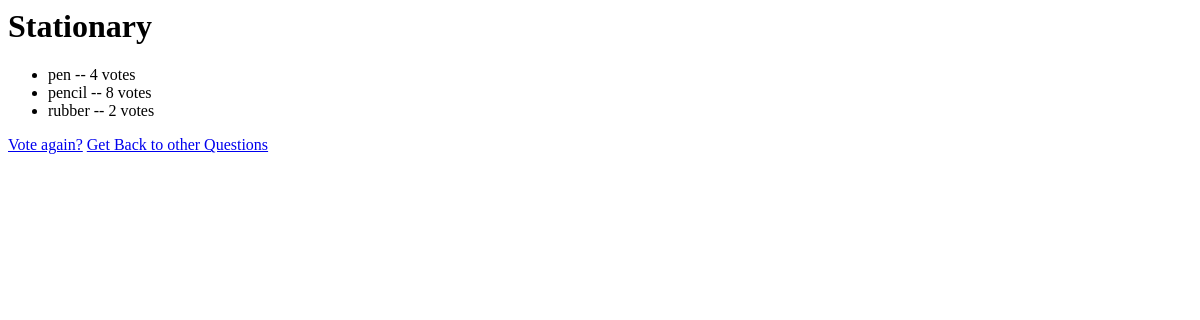
Page /polls/8/results/ on the earlier database version.
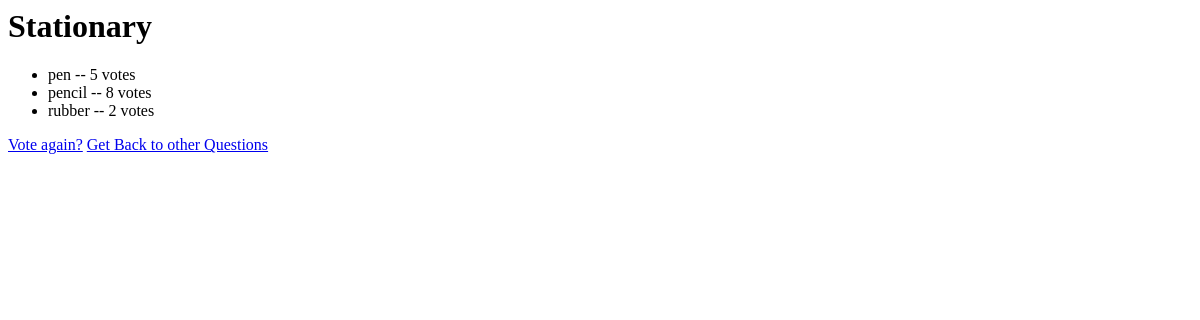
Same page on the later database version.
### polls/models.py (models this page shows, shortened)
class Question(models.Model):
    question_text = models.CharField(max_length=200)
    pub_date = models.DateTimeField('date published')
    def was_published_recently(self):
        return self.pub_date >= timezone.now() - datetime.timedelta(days=1)
    was_published_recently.admin_order_field = 'pub_date'
    was_published_recently.boolean = True
    was_published_recently.short_description = 'Published recently?'

class Choice(models.Model):
    question = models.ForeignKey(Question, on_delete=models.CASCADE)
    choice_text = models.CharField(max_length=200)
    votes = models.IntegerField(default=0)

### polls/views.py (the view)
# urls.py: path('<int:pk>/results/', views.ResultsView.as_view(), name='results'),
class ResultsView(generic.DetailView):
    model = Question
    template_name = 'polls/results.html'

### polls/templates/polls/results.html
<h1>{{ question.question_text }}</h1>
<ul>
{% for choice in question.choice_set.all %}
    <li>{{ choice.choice_text }} -- {{ choice.votes }} vote{{ choice.votes|pluralize }}</li>
{% endfor %}
</ul>
<a href="{% url 'polls:detail' question.id %}">Vote again?</a>
<a href="{% url 'polls:index' %}">Get Back to other Questions</a>

Differences in the rows shown:
changed Choice "pen": votes "4" → "5"
